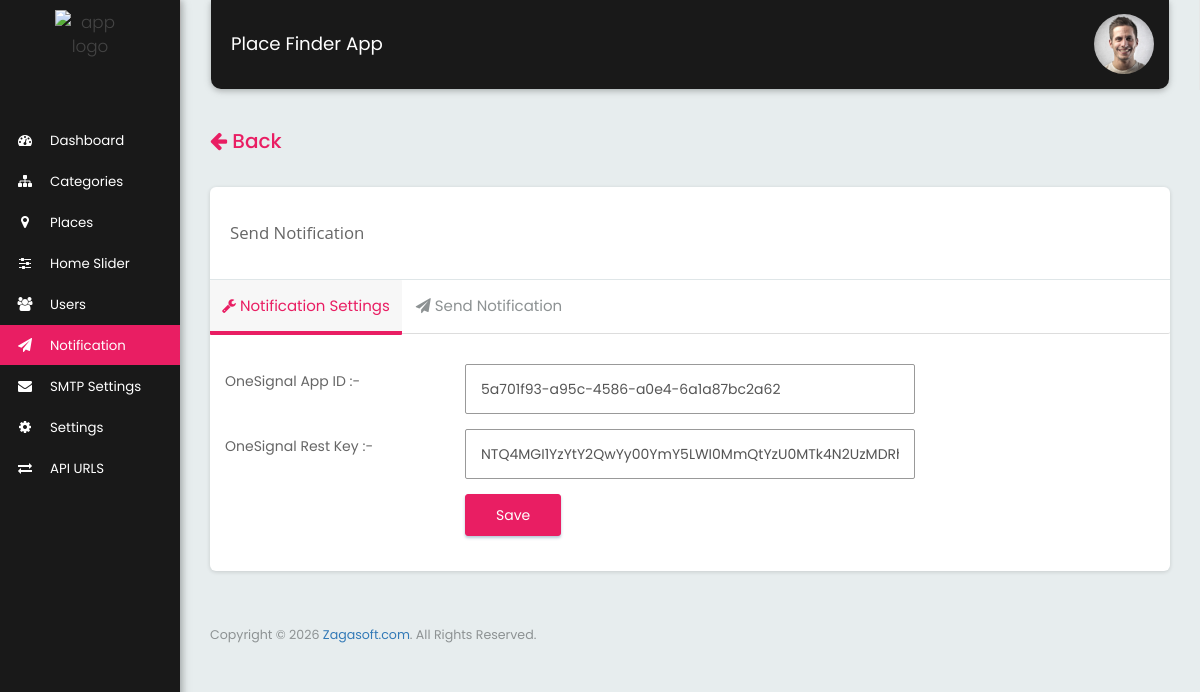
Page /send_notification.php (signed in) on the committed database.
### tables this page shows
CREATE TABLE `tbl_settings` (
  `id` int(11) NOT NULL,
  `envato_buyer_name` varchar(255) NOT NULL,
  `envato_purchase_code` varchar(255) NOT NULL,
  `envato_purchased_status` int(1) NOT NULL DEFAULT 0,
  `envato_ios_purchase_code` varchar(255) NOT NULL,
  `envato_ios_purchased_status` int(2) NOT NULL DEFAULT 0,
  `package_name` varchar(255) NOT NULL,
  `ios_bundle_identifier` varchar(255) NOT NULL,
  `onesignal_app_id` varchar(500) NOT NULL,
  `onesignal_rest_key` varchar(500) NOT NULL,
  `app_name` varchar(255) NOT NULL,
  `app_logo` varchar(255) NOT NULL,
  `app_email` varchar(255) NOT NULL,
  `app_version` varchar(255) NOT NULL,
  `app_author` varchar(255) NOT NULL,
  `app_contact` varchar(255) NOT NULL,
  `app_website` varchar(255) NOT NULL,
  `app_description` text NOT NULL,
  `app_developed_by` varchar(255) NOT NULL,
  `app_privacy_policy` text NOT NULL,
  `api_cat_order_by` varchar(255) NOT NULL,
  `api_cat_post_order_by` varchar(255) NOT NULL,
  `publisher_id` varchar(255) DEFAULT NULL,
  `interstital_ad` varchar(255) DEFAULT NULL,
  `interstital_ad_id` varchar(255) DEFAULT NULL,
  `interstital_ad_click` varchar(255) DEFAULT NULL,
  `banner_ad` varchar(255) DEFAULT NULL,
  `banner_ad_id` varchar(255) DEFAULT NULL,
  `banner_unity_id` varchar(255) DEFAULT NULL,
  `interstital_facebook_id` varchar(255) DEFAULT NULL,
  `interstitial_unity_id` varchar(255) DEFAULT NULL,
  `android_ad_network` varchar(255) DEFAULT NULL,
  `banner_applovin_id` varchar(255) DEFAULT NULL,
  `interstitial_applovin_id` varchar(255) DEFAULT NULL,
  `start_ads_id` varchar(255) DEFAULT NULL,
  `banner_facebook_id` varchar(255) DEFAULT NULL,
  `nativ_ad` varchar(255) DEFAULT NULL,
  `nativ_ad_id` varchar(255) DEFAULT NULL,
  `nativ_ad_click` varchar(255) DEFAULT NULL,
  `nativ_facebook_id` varchar(255) DEFAULT NULL,
  `nativ_applovin_id` varchar(255) DEFAULT NULL,
  `unity_game_id` varchar(255) DEFAULT NULL,
  `banner_wortise_id` varchar(255) DEFAULT NULL,
  `interstitial_wortise_id` varchar(255) DEFAULT NULL,
  `native_wortise_id` varchar(255) DEFAULT NULL,
  `app_from_email` varchar(255) NOT NULL,
  `app_update_status` varchar(10) NOT NULL DEFAULT 'false',
  `app_new_version` double NOT NULL DEFAULT 1,
  `app_update_desc` text NOT NULL,
  `app_redirect_url` text NOT NULL,
  `cancel_update_status` varchar(10) NOT NULL DEFAULT 'false',
  `api_page_limit` int(11) NOT NULL DEFAULT 5,
  `account_delete_intruction` text NOT NULL
);

### includes/connection.php (called while the page is built, shortened)
<?php
$mysqli =mysqli_connect(DB_HOST,DB_USER,DB_PASSWORD,DB_NAME);
mysqli_query($mysqli,"SET NAMES 'utf8'");
$setting_qry="SELECT * FROM tbl_settings WHERE id='1'";
$setting_result=mysqli_query($mysqli,$setting_qry);
$settings_details=mysqli_fetch_assoc($setting_result);
?>

### send_notification.php (the view, shortened to what this page needs)
<?php
$page_title="Send Notification";
include("includes/header.php");
?>
<div class="row">
  <div class="col-md-12">
   <?php
   if(isset($_SERVER['HTTP_REFERER']))
   {
     echo '<a href="'.$_SERVER['HTTP_REFERER'].'"><h4 class="pull-left" style="font-size: 20px;color: #e91e63"><i class="fa fa-arrow-left"></i> Back</h4></a>';
   }
   ?>
   <div class="card">
    <div class="page_title_block">
      <div class="col-md-5 col-xs-12">
        <div class="page_title"><?=$page_title?></div>
      </div>
    </div>
    <div class="clearfix"></div>
    <div class="card-body mrg_bottom" style="padding: 0px">
      <ul class="nav nav-tabs" role="tablist">
        <li role="presentation" class="active"><a href="#notification_settings" name="Notification Settings" aria-controls="notification_settings" role="tab" data-toggle="tab"><i class="fa fa-wrench"></i> Notification Settings</a></li>
        <li role="presentation"><a href="#send_notification" aria-controls="send_notification" name="Send notification" role="tab" data-toggle="tab"><i class="fa fa-send"></i> Send Notification</a></li>
      </ul>
      <div class="tab-content">
        <div role="tabpanel" class="tab-pane active" id="notification_settings">
          <div class="container-fluid">
            <div class="row">
              <div class="col-md-12">
                <form action="" name="settings_api" method="post" class="form form-horizontal" enctype="multipart/form-data" id="api_form">
                  <div class="section">
                    <div class="section-body">
                      <div class="form-group">
                        <label class="col-md-3 control-label">OneSignal App ID :-</label>
                        <div class="col-md-6">
                          <input type="text" name="onesignal_app_id" id="onesignal_app_id" value="<?php echo $settings_details['onesignal_app_id'];?>" class="form-control">
                        </div>
                      </div>
                      <div class="form-group">
                        <label class="col-md-3 control-label">OneSignal Rest Key :-</label>
                        <div class="col-md-6">
                          <input type="text" name="onesignal_rest_key" id="onesignal_rest_key" value="<?php echo $settings_details['onesignal_rest_key'];?>" class="form-control">
                        </div>
                      </div>
                      <div class="form-group">
                        <div class="col-md-9 col-md-offset-3">
                          <button type="submit" name="notification_submit" class="btn btn-primary">Save</button>
                        </div>
                      </div>
                    </div>
                  </div>
                </form>
              </div>
            </div>
          </div>
        </div>
  </div>
</div>
</div>
</div>
</div>
<?php include("includes/footer.php");?>

### rows in the picture
tbl_settings: onesignal_app_id "5a701f93-a95c-4586-a0e4-6a1a87bc2a62", onesignal_rest_key "NTQ4MGI1YzYtY2QwYy00YmY5LWI0MmQtYzU0MTk4N2UzMDRh"

### other values in the picture
APP_NAME "Place Finder App"
$page_title "Send Notification"
